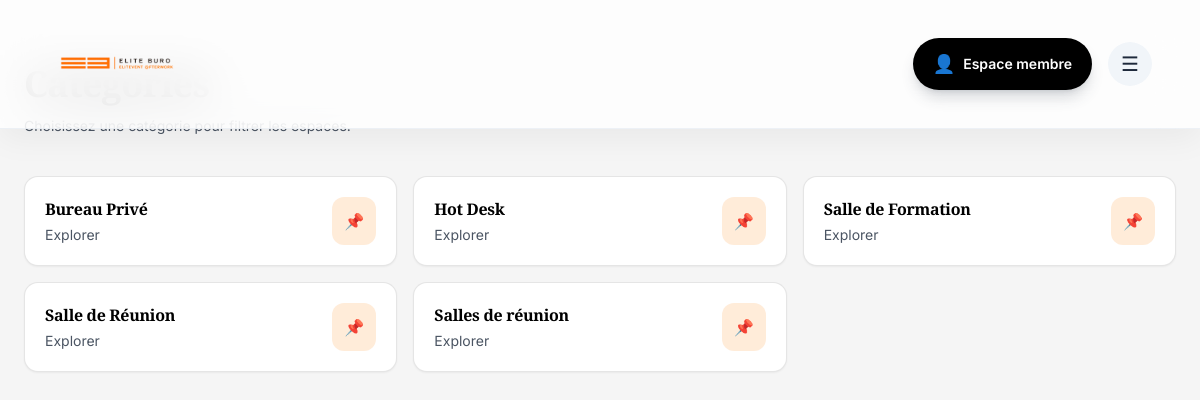
Page /coworking/categories/ on the committed database.
### coworking/models.py (models this page shows, shortened)
class TimeStampedModel(models.Model):
    created_at = models.DateTimeField(auto_now_add=True)
    updated_at = models.DateTimeField(auto_now=True)
    class Meta:
        abstract = True

class Category(TimeStampedModel):
    nom = models.CharField(max_length=200)
    slug = models.SlugField(max_length=220, unique=True)
    description = models.TextField(blank=True, default="")
    icone = models.CharField(max_length=120, blank=True, default="")
    image = models.ImageField(upload_to="coworking/categories/images/")
    class Meta:
        verbose_name = "Category"
        verbose_name_plural = "Categories"

### coworking/views.py (the view)
# urls.py: path("categories/", views.category_list, name="category_list"),
def category_list(request):
    categories = Category.objects.all().order_by("nom")
    return render(request, "coworking/filters.html", {"categories": categories})

### templates/coworking/filters.html (shortened to what this page needs)
{% extends "layouts/base_public.html" %}
{% load static %}
{% block content %}
<section class="mx-auto max-w-7xl px-6 py-16">
  <h1 class="font-display text-4xl font-bold text-navy">Catégories</h1>
  <p class="mt-3 text-sm text-gray-600">Choisissez une catégorie pour filtrer les espaces.</p>
  <div class="mt-10 grid grid-cols-1 gap-4 sm:grid-cols-2 lg:grid-cols-3">
    {% for cat in categories %}
      <a
        href="{% url 'coworking:workspace_list' %}?categorie={{ cat.slug }}"
        class="group rounded-2xl border border-navy/10 bg-white p-5 shadow-sm transition hover:-translate-y-1 hover:shadow-xl"
      >
        <div class="flex items-start justify-between">
          <div>
            <h2 class="font-bold text-navy">{{ cat.nom }}</h2>
            <p class="mt-1 text-sm text-gray-600">Explorer</p>
          </div>
          <div class="rounded-xl bg-gold/15 p-3 text-gold">📌</div>
        </div>
      </a>
    {% empty %}
      <div class="col-span-full rounded-2xl border border-navy/10 bg-white p-6 text-center text-gray-600">
        Aucune catégorie.
      </div>
    {% endfor %}
  </div>
</section>
{% endblock %}

### static/css/home.css (style rules this page uses)
:root { --orange: #FF8000; --dark: #000000; --gold: #C9A02C; --cream: #FAFAF7; --gray: #6B7280; --gray-light: #D1D5DB; --border: rgba(0, 0, 0, 0.15); --shadow: 0 10px 30px rgba(0, 0, 0, 0.10); --shadow-hover: 0 20px 50px rgba(0, 0, 0, 0.18); }
body { font-family: Inter, sans-serif; background: var(--cream); color: #000000; }
h1, h2, h3 { font-family: Sora, sans-serif; color: var(--dark); letter-spacing: -0.02em; }
html { scroll-behavior: smooth; }
.rounded-2xl, .rounded-\[1\.6rem\], .rounded-\[2rem\] { border-radius:14px !important; background:#ffffff; border:1px solid var(--border); box-shadow:var(--shadow); transition:all .25s ease; }

### static/css/style.css (style rules this page uses)
:root { --orange: #FF8000; --dark: #000000; --gold: #C9A02C; --cream: #FAFAF7; --gray: #6B7280; --gray-light: #D1D5DB; --gray-bg: #F3F4F6; --border: rgba(0,0,0,.12); --shadow: 0 10px 30px rgba(0,0,0,.08); --shadow-hover: 0 20px 50px rgba(0,0,0,.15); }
* { margin:0; padding:0; box-sizing:border-box; }
body { font-family:"Inter","DM Sans",Arial,sans-serif; background:var(--cream); color:var(--dark); }
h1,h2,h3,h4 { font-family:"Playfair Display",Georgia,serif; font-weight:700; color:var(--dark); }
a { text-decoration:none; transition:.3s ease; }
.flex { display:flex; }

### rows in the picture
Category: nom "Bureau Privé"
Category: nom "Hot Desk"
Category: nom "Salle de Formation"
Category: nom "Salle de Réunion"
Category: nom "Salles de réunion"
